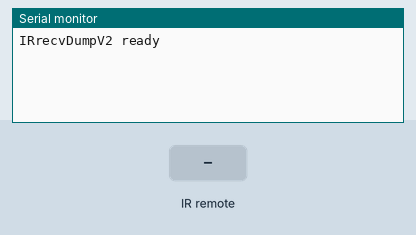
Recording of a sketch running on a simulated Arduino Uno, built with avr-gcc and run on an emulated ATmega328P. On the bench: the last lines printed to the serial monitor. The inputs (shaded band) are chosen by the test bench.

Above: at 1.2 s.
1.3 s: infrared code 0xBC received
At 2.5 s:
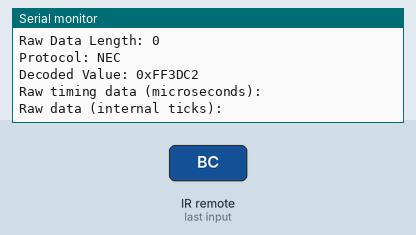
2.8 s: infrared code 0x01 received
At 4.1 s:
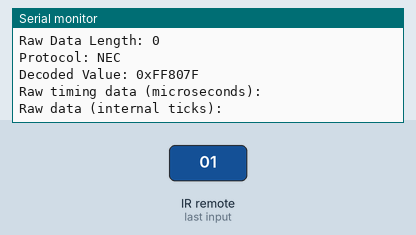

The sketch:

Test2.6.ino
```cpp
#include <IRremote.h>

const int RECV_PIN = 2; // IR receiver pin
const int IR_SEND_PIN = 3; // IR transmitter pin

IRrecv irrecv(RECV_PIN);
decode_results results;
IRsend irsend(IR_SEND_PIN); // Initialize IRsend on pin 3

void setup() {
  Serial.begin(9600);
  Serial.println("IRrecvDumpV2 ready");
  irrecv.enableIRIn();
  irsend.begin(); // Initialize IR transmitter
}

void loop() {
  if (irrecv.decode(&results)) {
    Serial.println("-------------------------");
    Serial.print("Raw Data Length: ");
    Serial.println(results.rawlen);

    Serial.print("Protocol: ");
    Serial.println(protocolName(results.decode_type));

    if (results.value != 0) {
      Serial.print("Decoded Value: 0x");
      Serial.println(results.value, HEX);
    }

    Serial.println("Raw timing data (microseconds):");
    for (unsigned int i = 1; i < results.rawlen; i++) {
      Serial.print(results.rawbuf[i]); // Raw timing data
      Serial.print(i % 16 == 0 ? "\n" : "\t");
    }

    Serial.println("\nRaw data (internal ticks):");
    for (unsigned int i = 1; i < results.rawlen; i++) {
      Serial.print(results.rawbuf[i]);
      Serial.print(i % 16 == 0 ? "\n" : "\t");
    }

    // Check for specific pattern to trigger sending
    if (results.rawlen >= 4 && results.rawbuf[1] == 0xBC && results.rawbuf[2] == 0x01) {
      Serial.print("Pronto Hex: ");
      for (unsigned int i = 1; i < results.rawlen; i++) {
        if (i > 1) Serial.print(" ");
        Serial.print(results.rawbuf[i], HEX);
      }
      Serial.println();

      // Send the IR code back
      irsend.sendRaw(results.rawbuf, results.rawlen, 38); // 38kHz carrier frequency
    }

    irrecv.resume();
  }
}

// Map protocol enums to string names
String protocolName(decode_type_t type) {
  switch (type) {
    case NEC: return "NEC";
    case SONY: return "SONY";
    case RC5: return "RC5";
    case RC6: return "RC6";
    case JVC: return "JVC";
    //case MITSUBISHI: return "MITSUBISHI"; // Uncomment if supported
    case SAMSUNG: return "SAMSUNG";
    case LG: return "LG";
    case UNKNOWN: return "UNKNOWN";
    default: return "OTHER";
  }
}
```

Measured:
- after the input at 1.3 s, the serial monitor: prints a new line at once (image 1)
- after the input at 2.8 s, the serial monitor: prints a new line after 0.07 s (image 2)
